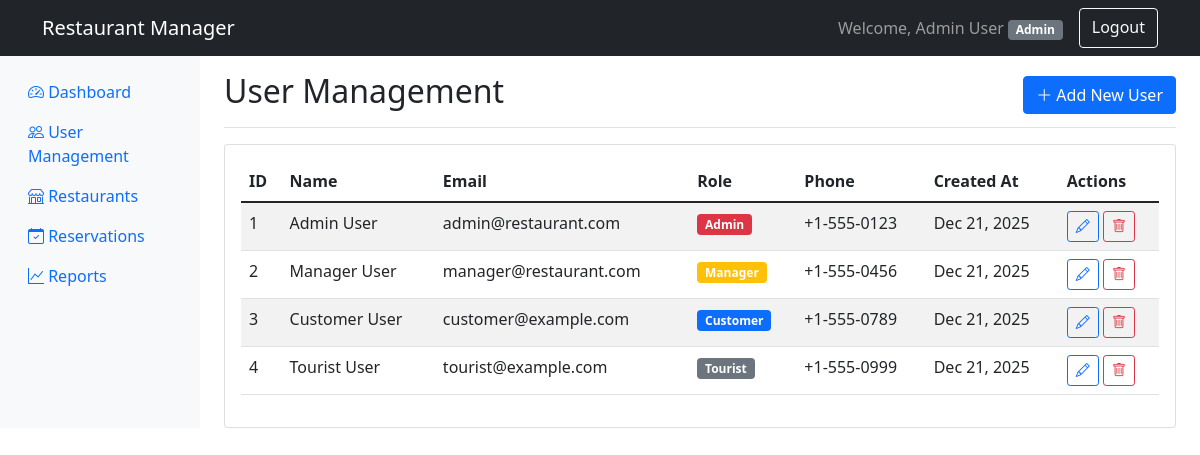
The page /admin/users.php (signed in) on the database its author committed.
### tables this page shows
CREATE TABLE `users` (
  `id` INT(11) NOT NULL AUTO_INCREMENT,
  `email` VARCHAR(255) NOT NULL UNIQUE,
  `password` VARCHAR(255) NOT NULL,
  `name` VARCHAR(255) NOT NULL,
  `role` ENUM('admin', 'manager', 'customer', 'tourist', 'tour_guide') NOT NULL DEFAULT 'customer',
  `phone` VARCHAR(20) DEFAULT NULL,
  `professional_details` TEXT DEFAULT NULL,
  `created_at` TIMESTAMP NOT NULL DEFAULT CURRENT_TIMESTAMP,
  `updated_at` TIMESTAMP NOT NULL DEFAULT CURRENT_TIMESTAMP ON UPDATE CURRENT_TIMESTAMP,
  PRIMARY KEY (`id`),
  INDEX `idx_email` (`email`),
  INDEX `idx_role` (`role`)
);

### backend/Database.php (called while the page is built, shortened)
<?php
class Database {
    private $host = "localhost";
    private $username = "root";
    private $password = "";
    private $database = "restaurant_management";
    private $connection;
    private function connect() {
        try {
            $this->connection = new mysqli($this->host, $this->username, $this->password, $this->database);
            $this->connection->set_charset("utf8mb4");
        } catch (Exception $e) {
            die("Database connection error: " . $e->getMessage());
        }
    }
    public function select($query, $params = [], $param_types = "") {
        $stmt = $this->connection->prepare($query);
        $stmt->execute();
        $result = $stmt->get_result();
        $data = [];
        while ($row = $result->fetch_assoc()) {
            $data[] = $row;
        }
        return $data;
    }
}
?>

### backend/User.php (called while the page is built, shortened)
<?php
require_once 'Database.php';
class User {
    private $db;
    private $table = 'users';
    public function __construct() {
        $this->db = new Database();
    }
    public function getAllUsers() {
        $query = "SELECT id, email, name, role, phone, professional_details, created_at FROM {$this->table} ORDER BY created_at DESC";
        try {
            return $this->db->select($query);
        } catch (Exception $e) {
            return [];
        }
    }
}
?>

### admin/users.php (the view, shortened to what this page needs)
<?php
require_once '../backend/User.php';
$userManager = new User();
$users = $userManager->getAllUsers();
?>
<!DOCTYPE html>
<html lang="en">
<head>
    <link href="https://cdn.jsdelivr.net/npm/bootstrap@5.1.3/dist/css/bootstrap.min.css" rel="stylesheet">
    <link href="https://cdn.jsdelivr.net/npm/bootstrap-icons@1.7.2/font/bootstrap-icons.css" rel="stylesheet">
</head>
<body>
    <nav class="navbar navbar-expand-lg navbar-dark bg-dark">
        <div class="container">
            <a class="navbar-brand" href="../admin/index.php">
                <i class="bi bi-restaurant"></i> Restaurant Manager
            </a>
            <div class="navbar-nav ms-auto">
                <span class="navbar-text me-3">
                    Welcome, <?php echo htmlspecialchars($_SESSION['user']['name']); ?>
                    <span class="badge bg-secondary"><?php echo ucfirst($_SESSION['user']['role']); ?></span>
                </span>
                <a class="btn btn-outline-light" href="../logout.php">Logout</a>
            </div>
        </div>
    </nav>
    <div class="container-fluid">
        <div class="row">
            <nav class="col-md-3 col-lg-2 d-md-block bg-light sidebar collapse">
                <div class="position-sticky pt-3">
                    <ul class="nav flex-column">
                        <li class="nav-item">
                            <a class="nav-link" href="../admin/index.php">
                                <i class="bi bi-speedometer2"></i> Dashboard
                            </a>
                        </li>
                        <li class="nav-item">
                            <a class="nav-link active" href="../admin/users.php">
                                <i class="bi bi-people"></i> User Management
                            </a>
                        </li>
                        <li class="nav-item">
                            <a class="nav-link" href="../admin/restaurants.php">
                                <i class="bi bi-shop"></i> Restaurants
                            </a>
                        </li>
                        <li class="nav-item">
                            <a class="nav-link" href="../admin/reservations.php">
                                <i class="bi bi-calendar-check"></i> Reservations
                            </a>
                        </li>
                        <li class="nav-item">
                            <a class="nav-link" href="../admin/reports.php">
                                <i class="bi bi-graph-up"></i> Reports
                            </a>
                        </li>
                    </ul>
                </div>
            </nav>
            <main class="col-md-9 ms-sm-auto col-lg-10 px-md-4">
                <div class="d-flex justify-content-between flex-wrap flex-md-nowrap align-items-center pt-3 pb-2 mb-3 border-bottom">
                    <h1 class="h2">User Management</h1>
                    <form method="GET">
                        <button type="submit" class="btn btn-primary">
                            <i class="bi bi-plus-lg"></i> Add New User
                        </button>
                    </form>
                </div>
                <div class="card">
                    <div class="card-body">
                        <div class="table-responsive">
                            <table class="table table-striped table-hover">
                                <thead>
                                    <tr>
                                        <th>ID</th>
                                        <th>Name</th>
                                        <th>Email</th>
                                        <th>Role</th>
                                        <th>Phone</th>
                                        <th>Created At</th>
                                        <th>Actions</th>
                                    </tr>
                                </thead>
                                <tbody>
                                    <?php foreach ($users as $user): ?>
                                    <tr>
                                        <td><?php echo htmlspecialchars($user['id']); ?></td>
                                        <td><?php echo htmlspecialchars($user['name']); ?></td>
                                        <td><?php echo htmlspecialchars($user['email']); ?></td>
                                        <td>
                                            <span class="badge bg-<?php
                                                echo $user['role'] == 'admin' ? 'danger' :
                                                     ($user['role'] == 'manager' ? 'warning' :
                                                     ($user['role'] == 'customer' ? 'primary' : 'secondary')); ?>">
                                                <?php echo ucfirst($user['role']); ?>
                                            </span>
                                        </td>
                                        <td><?php echo htmlspecialchars($user['phone'] ?? 'N/A'); ?></td>
                                        <td><?php echo date('M j, Y', strtotime($user['created_at'])); ?></td>
                                        <td>
                                            <form method="POST" class="d-inline">
                                                <button type="submit" class="btn btn-sm btn-outline-primary">
                                                    <i class="bi bi-pencil"></i>
                                                </button>
                                            </form>
                                            <form method="GET" class="d-inline">
                                                <button type="submit" class="btn btn-sm btn-outline-danger">
                                                    <i class="bi bi-trash"></i>
                                                </button>
                                            </form>
                                        </td>
                                    </tr>
                                    <?php endforeach; ?>
                                </tbody>
                            </table>
                        </div>
                    </div>
                </div>
            </main>
        </div>
    </div>
</body>
</html>

### rows shown on the page
users: id "1", name "Admin User", email "admin@restaurant.com", role "Admin", phone "+1-555-0123", created_at "Dec 21, 2025"
users: id "2", name "Manager User", email "manager@restaurant.com", role "Manager", phone "+1-555-0456", created_at "Dec 21, 2025"
users: id "3", name "Customer User", email "customer@example.com", role "Customer", phone "+1-555-0789", created_at "Dec 21, 2025"
users: id "4", name "Tourist User", email "tourist@example.com", role "Tourist", phone "+1-555-0999", created_at "Dec 21, 2025"

### other values the page prints
$_SESSION['user']['name'] "Admin User"
$_SESSION['user']['role'] "Admin"
